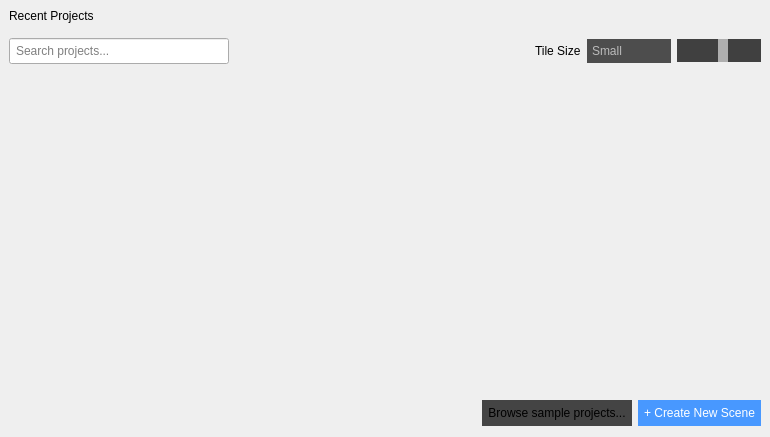
<?xml version="1.0" encoding="UTF-8"?>
<ui version="4.0">
 <class>ProjectManager</class>
 <widget class="QWidget" name="ProjectManager">
  <property name="geometry">
   <rect>
    <x>0</x>
    <y>0</y>
    <width>770</width>
    <height>437</height>
   </rect>
  </property>
  <property name="windowTitle">
   <string>Form</string>
  </property>
  <property name="styleSheet">
   <string notr="true">#lineEdit {
	padding: 4px;
}

QComboBox {
    background: #4D4D4D;
    color: #BBB;
    border:  0;

}

QComboBox:item {

}

QComboBox QAbstractItemView {
   background-color: #212121;
    selection-background-color: red;
    border: 0;
    outline: none;
}

QComboBox::drop-down {
    border:  0;
    /*background: #4D4D4D; */
}

QComboBox::down-arrow {
	image: url(:/icons/down_arrow_check.png);
	width: 18px;
	height: 14px;
 }

#newProject {
	background: #4898ff;
	color: white;
}

#newProject:hover {
	background-color: #51a1d6;
}


QSlider::groove:horizontal {
   /* height: 8px; /* the groove expands to the size of the slider by default. by giving it a height, it has a fixed size */
    background: #404040;
}

QSlider::handle:horizontal {
    background: #AFAFAF;
    width: 10px;
    margin: -2px 0; /* handle is placed by default on the contents rect of the groove. Expand outside the groove */
}

#newProject {

}

#samples, #projects {
	padding: 8px;
	color: white;
}

#listWidget, #listWidget_2 {
	background: #fff;
}

#listWidget {
	padding-top: 4px;
	padding-left: 2px;
}

QPushButton, QToolButton {
	border: 0;
	padding: 6px;
	background: #444;
}

QPushButton::hover {
	background: #555;
}

QToolButton::hover {
	background: #555;
}

/*
QListWidget {
	background: #404040;
	color: #CECECE;
	padding-left: 16px;
	padding-top: 24px;
}*/

QListWidget::item {
	border: 4px solid transparent;
	padding: 6px;
	margin-bottom: 6px;
	margin-right: 6px;
	outline: none;
}

QListWidget::item:hover {
	padding: 6px;
	margin-bottom: 6px;
	margin-right: 6px;
	border: 4px solid #4898ff;
	/*background: rgba(71, 151, 255, 0.3);*/
}

QListWidget::item:selected {
	border: 4px solid transparent;
	padding: 6px;
	margin-bottom: 6px;
	margin-right: 6px;
	background: #4998ff;
	color: #CECECE;
}</string>
  </property>
  <layout class="QGridLayout" name="gridLayout">
   <property name="leftMargin">
    <number>9</number>
   </property>
   <property name="topMargin">
    <number>0</number>
   </property>
   <property name="rightMargin">
    <number>9</number>
   </property>
   <property name="bottomMargin">
    <number>9</number>
   </property>
   <item row="0" column="0">
    <widget class="QWidget" name="widget" native="true">
     <property name="sizePolicy">
      <sizepolicy hsizetype="Preferred" vsizetype="Fixed">
       <horstretch>0</horstretch>
       <verstretch>0</verstretch>
      </sizepolicy>
     </property>
     <property name="minimumSize">
      <size>
       <width>0</width>
       <height>32</height>
      </size>
     </property>
     <property name="maximumSize">
      <size>
       <width>16777215</width>
       <height>32</height>
      </size>
     </property>
     <layout class="QHBoxLayout" name="horizontalLayout">
      <property name="leftMargin">
       <number>0</number>
      </property>
      <property name="topMargin">
       <number>0</number>
      </property>
      <property name="rightMargin">
       <number>0</number>
      </property>
      <property name="bottomMargin">
       <number>0</number>
      </property>
      <item>
       <widget class="QLabel" name="label_3">
        <property name="text">
         <string>Recent Projects</string>
        </property>
       </widget>
      </item>
      <item>
       <spacer name="horizontalSpacer">
        <property name="orientation">
         <enum>Qt::Horizontal</enum>
        </property>
        <property name="sizeHint" stdset="0">
         <size>
          <width>500</width>
          <height>20</height>
         </size>
        </property>
       </spacer>
      </item>
     </layout>
    </widget>
   </item>
   <item row="1" column="0">
    <widget class="QWidget" name="widget_3" native="true">
     <property name="sizePolicy">
      <sizepolicy hsizetype="Preferred" vsizetype="Fixed">
       <horstretch>0</horstretch>
       <verstretch>0</verstretch>
      </sizepolicy>
     </property>
     <property name="styleSheet">
      <string notr="true"/>
     </property>
     <layout class="QHBoxLayout" name="horizontalLayout_3">
      <property name="leftMargin">
       <number>0</number>
      </property>
      <property name="topMargin">
       <number>0</number>
      </property>
      <property name="rightMargin">
       <number>0</number>
      </property>
      <property name="bottomMargin">
       <number>0</number>
      </property>
      <item>
       <widget class="QLineEdit" name="lineEdit">
        <property name="placeholderText">
         <string>Search projects...</string>
        </property>
       </widget>
      </item>
      <item>
       <spacer name="horizontalSpacer_3">
        <property name="orientation">
         <enum>Qt::Horizontal</enum>
        </property>
        <property name="sizeHint" stdset="0">
         <size>
          <width>300</width>
          <height>20</height>
         </size>
        </property>
       </spacer>
      </item>
      <item>
       <widget class="QLabel" name="label_2">
        <property name="text">
         <string>Tile Size</string>
        </property>
       </widget>
      </item>
      <item>
       <widget class="QComboBox" name="comboBox">
        <property name="sizePolicy">
         <sizepolicy hsizetype="Fixed" vsizetype="Fixed">
          <horstretch>0</horstretch>
          <verstretch>0</verstretch>
         </sizepolicy>
        </property>
        <property name="minimumSize">
         <size>
          <width>84</width>
          <height>24</height>
         </size>
        </property>
        <property name="maximumSize">
         <size>
          <width>16777215</width>
          <height>16777215</height>
         </size>
        </property>
        <item>
         <property name="text">
          <string>Small</string>
         </property>
        </item>
        <item>
         <property name="text">
          <string>Normal</string>
         </property>
        </item>
        <item>
         <property name="text">
          <string>Large</string>
         </property>
        </item>
        <item>
         <property name="text">
          <string>Huge</string>
         </property>
        </item>
       </widget>
      </item>
      <item>
       <widget class="QSlider" name="horizontalSlider">
        <property name="sizePolicy">
         <sizepolicy hsizetype="Fixed" vsizetype="Fixed">
          <horstretch>0</horstretch>
          <verstretch>0</verstretch>
         </sizepolicy>
        </property>
        <property name="minimumSize">
         <size>
          <width>0</width>
          <height>23</height>
         </size>
        </property>
        <property name="minimum">
         <number>1</number>
        </property>
        <property name="maximum">
         <number>10</number>
        </property>
        <property name="value">
         <number>6</number>
        </property>
        <property name="orientation">
         <enum>Qt::Horizontal</enum>
        </property>
       </widget>
      </item>
     </layout>
    </widget>
   </item>
   <item row="2" column="0">
    <widget class="QWidget" name="pmcont" native="true"/>
   </item>
   <item row="3" column="0">
    <widget class="QWidget" name="widget_2" native="true">
     <property name="sizePolicy">
      <sizepolicy hsizetype="Preferred" vsizetype="Fixed">
       <horstretch>0</horstretch>
       <verstretch>0</verstretch>
      </sizepolicy>
     </property>
     <property name="minimumSize">
      <size>
       <width>0</width>
       <height>0</height>
      </size>
     </property>
     <property name="maximumSize">
      <size>
       <width>16777215</width>
       <height>32</height>
      </size>
     </property>
     <property name="styleSheet">
      <string notr="true">#aaaaaabrowseProjects {
	background: transparent;
	font-size: 9px;
	font-weight: bold;
}

#aaaaabrowseProjects::hover {
	color: #3498db;
}</string>
     </property>
     <layout class="QHBoxLayout" name="horizontalLayout_2">
      <property name="leftMargin">
       <number>0</number>
      </property>
      <property name="topMargin">
       <number>3</number>
      </property>
      <property name="rightMargin">
       <number>0</number>
      </property>
      <property name="bottomMargin">
       <number>0</number>
      </property>
      <item>
       <spacer name="horizontalSpacer_2">
        <property name="orientation">
         <enum>Qt::Horizontal</enum>
        </property>
        <property name="sizeHint" stdset="0">
         <size>
          <width>379</width>
          <height>20</height>
         </size>
        </property>
       </spacer>
      </item>
      <item>
       <widget class="QPushButton" name="browseProjects">
        <property name="text">
         <string>Browse sample projects...</string>
        </property>
       </widget>
      </item>
      <item>
       <widget class="QPushButton" name="newProject">
        <property name="text">
         <string>+ Create New Scene</string>
        </property>
       </widget>
      </item>
     </layout>
    </widget>
   </item>
  </layout>
 </widget>
 <resources/>
 <connections/>
</ui>
